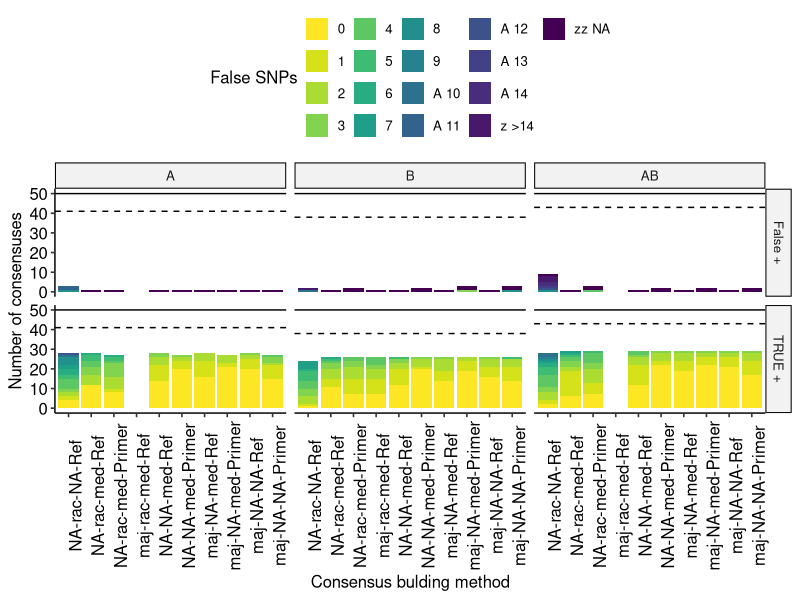
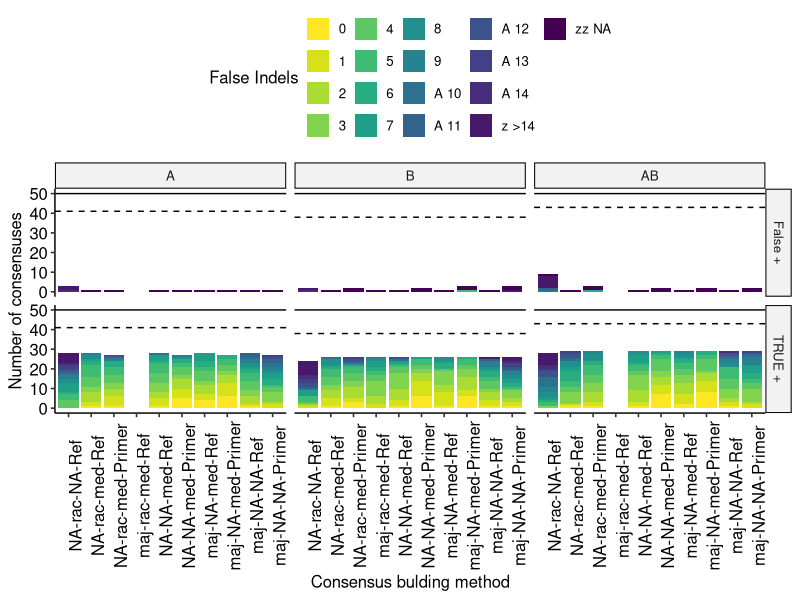
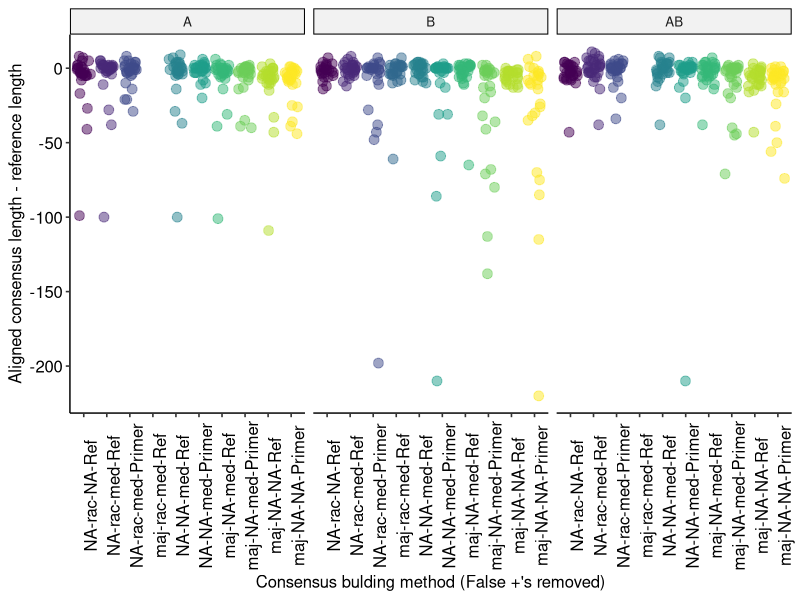
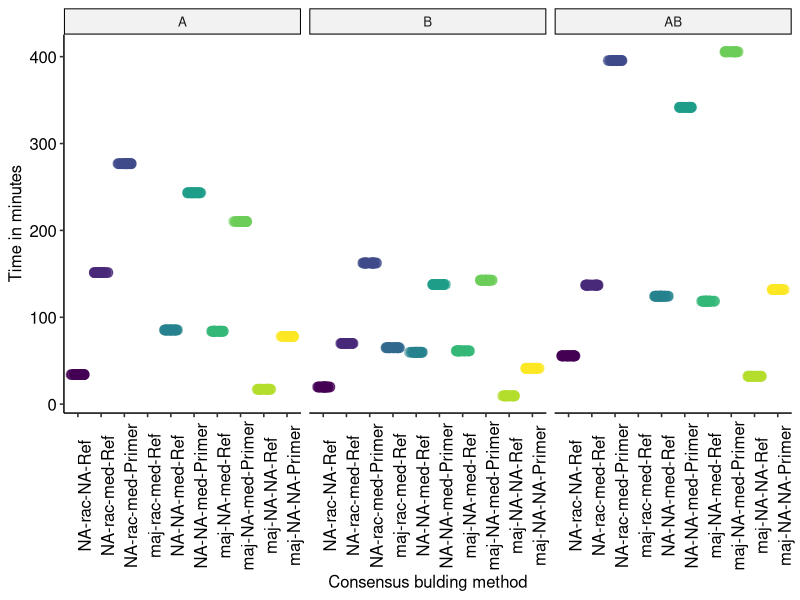
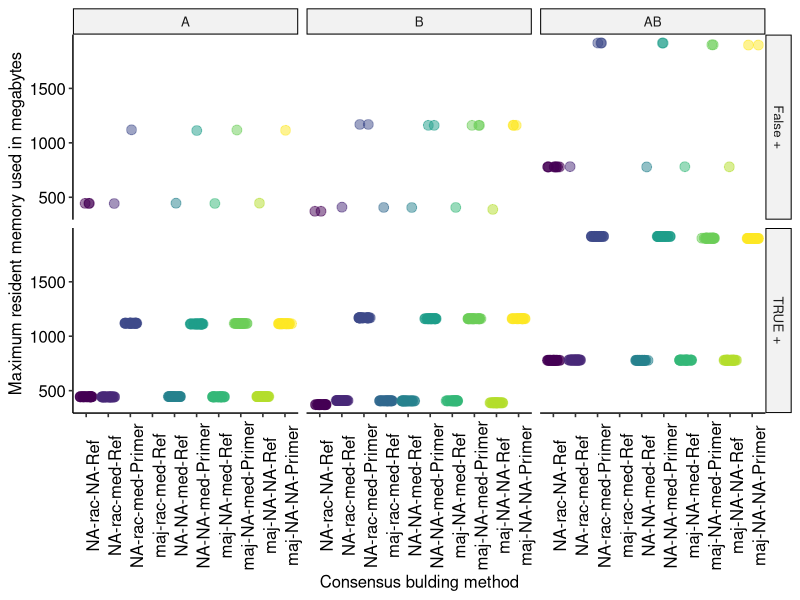
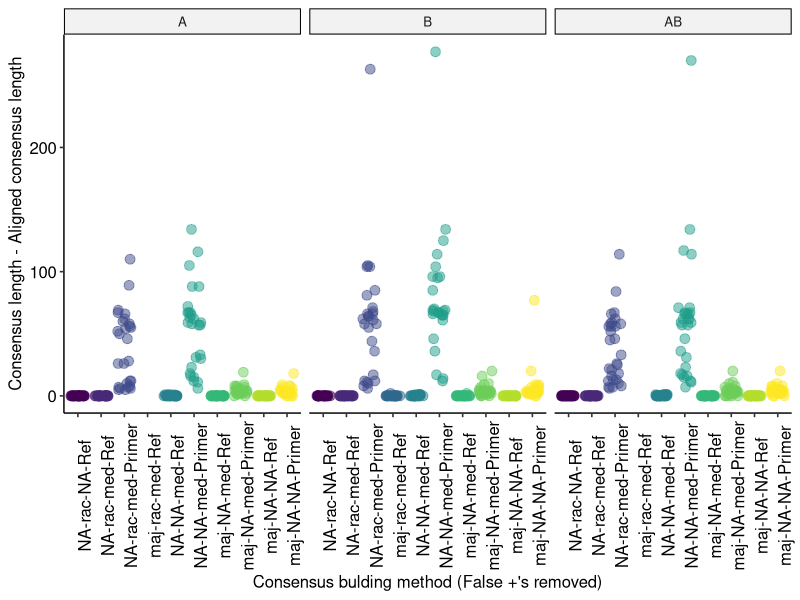
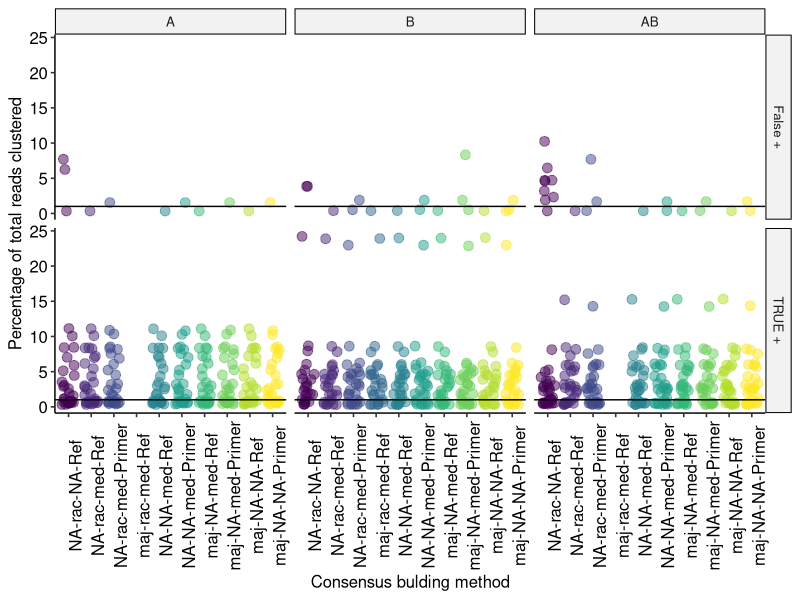

These figures' R source, in order:
library("ggplot2")
library("data.table")
library("ggpubr")
library("viridis")
# uses tidyr::replace_na

#*******************************************************************************
# Sec-0 Sub-1:
#  Output: till: Saves output graph as a tiff
#*******************************************************************************
saveGraph = function(
  nameStr           # name of graph to save
) # Use: saves a graph using ggsave function
{ # saveGraph
    ggsave(paste(nameStr, ".svg", sep = ""), 
           device = "svg", # save as tiff file
           dpi = 300,
    ); # ggsave (save the graph)
} # saveGraph


#>>>>>>>>>>>>>>>>>>>>>>>>>>>>>>>>>>>>>>>>>>>>>>>>>>>>>>>>>>>>>>>>>>>>>>>
# Sec-1: Variable declerations
#<<<<<<<<<<<<<<<<<<<<<<<<<<<<<<<<<<<<<<<<<<<<<<<<<<<<<<<<<<<<<<<<<<<<<<<

# Read in my data
statsDT =
    setDT(         # data frames are a bit easier to manipulate
        read.csv(
            "ASHURE-full-20230314-trim--duplicate-marked.tsv",
            sep = "\t",
            header = TRUE
));
graphDT = NULL; # for graphing

# variables to hold each graph
graphPerc = NULL;
graphSnp = NULL;
graphIndel = NULL;
graphDiff = NULL;
graphTime = NULL;
graphRam = NULL;

#>>>>>>>>>>>>>>>>>>>>>>>>>>>>>>>>>>>>>>>>>>>>>>>>>>>>>>>>>>>>>>>>>>>>>>>
# Sec-2: Set up names
#<<<<<<<<<<<<<<<<<<<<<<<<<<<<<<<<<<<<<<<<<<<<<<<<<<<<<<<<<<<<<<<<<<<<<<<

# Replace unkown aligned/reference lengths with 0
statsDT$AlignedReadLength =
    tidyr::replace_na(data = statsDT$AlignedReadLength, 0);

statsDT$referenceLength =
    tidyr::replace_na(data = statsDT$referenceLength, 0);

statsDT$readLength = tidyr::replace_na(data = statsDT$readLength, -1);

# Reduce the name of medakas model (high & fast combined with version)
statsDT$model = gsub("r941_min_", "", statsDT$MedakaModel);
statsDT$model = gsub("_g", "-", statsDT$model);

# Get the file used (A, B, AB)
statsDT$dataset = gsub(".*--", "", statsDT$fqFile);
statsDT$dataset = gsub(".fastq", "", statsDT$dataset);

# Get if primer triming was done
statsDT$primers = gsub(".*primers.fasta", "Primer", statsDT$primers);
statsDT$primers = gsub(".*Ref", "Ref", statsDT$primers);

# Set up the consensus building names
statsDT$test =
    sapply(
        statsDT$MajorityConsensus,
        FUN = (function(x) ifelse(x == TRUE, "maj", "NA"))
); # Detect if the majority consensus was used

statsDT$test =
    paste(
       statsDT$test, 
       sapply(
           statsDT$RaconUsed,
           FUN = (function(x) ifelse(x == TRUE, "rac", "NA"))
       ), # Add the racon name
       sep = "-"
); # Detect if racon was used

# Recored the consensus buildig method used with medaka
statsDT$noMedCol = statsDT$test;

statsDT$test =
    paste(
       statsDT$test, 
       sapply(
           statsDT$MedakaUsed,
           FUN = (function(x) ifelse(x == TRUE, "med", "NA"))
       ), # Add the racon name
       sep = "-"
); # Detect if racon was used

statsDT$test = paste(statsDT$test, statsDT$primer, sep = "-");
# Set up the name for each test
#statsDT$test = paste(statsDT$test, statsDT$model, sep = "-");
statsDT$percID =
    100 * (1 - ((statsDT$SNPs + statsDT$Insertions + statsDT$Deletions)
                 / statsDT$AlignedReadLength
               )
);

statsDT$qScore = 10 * log10(statsDT$percID);

#>>>>>>>>>>>>>>>>>>>>>>>>>>>>>>>>>>>>>>>>>>>>>>>>>>>>>>>>>>>>>>>>>>>>>>>
# Sec-4: Graph SNPs
#<<<<<<<<<<<<<<<<<<<<<<<<<<<<<<<<<<<<<<<<<<<<<<<<<<<<<<<<<<<<<<<<<<<<<<<

graphDT = statsDT;

# make duplicate colum more easy to understand
graphDT$Duplicate = gsub("TRUE", "False +", graphDT$Duplicate);
graphDT$Duplicate = gsub("FALSE", "TRUE +", graphDT$Duplicate);

graphDT$test =
    factor(
        graphDT$test,
        levels = 
            c(
                "NA-rac-NA-Ref",
                "NA-rac-NA-Primer",
                "maj-rac-NA-Ref",
                "maj-rac-NA-Primer",
                "NA-rac-med-Ref",
                "NA-rac-med-Primer",
                "maj-rac-med-Ref",
                "maj-rac-med-Primer",
                "NA-NA-med-Ref",
                "NA-NA-med-Primer",
                "maj-NA-med-Ref",
                "maj-NA-med-Primer",
                "maj-NA-NA-Ref",
                "maj-NA-NA-Primer"
        ) # catagories
);

graphDT$dataset = factor(graphDT$dataset, levels = c("A", "B", "AB"));


graphDT$charSNP =
    sapply(
        graphDT$SNPs,
        FUN = function(x)  # make sure strings are sorted numericly
            ifelse(is.na(x), "zz NA",
            ifelse(x > 14, "z >14",
            ifelse(x > 9, paste("A", x), as.character(x))))
); # keep mismatches beneath 4, that way it is easier to compare

graphSnp = 
    ggplot(
        data = graphDT,
        aes(
            x = test, # consensus building method
            fill = charSNP
        ) # make the graph
);

graphSnp = 
   graphSnp +
   stat_count(position = position_stack(reverse = TRUE)) +
   facet_grid(
       cols = vars(dataset),
       rows = vars(Duplicate)
   ) +
   scale_fill_viridis(
       discrete = TRUE,
       direction = -1,
       option = "D",
       name = "False SNPs"
   ) + 
   geom_hline(aes(yintercept = DectableReferences), linetype="dashed") +
   geom_hline(aes(yintercept = TotalReferences)) +
   xlab("Consensus bulding method") +
   ylab("Number of consensuses") +
   theme_pubr() +
   theme(axis.text.x = element_text(angle = 90));

saveGraph("ASHURE-bench--snps");

#>>>>>>>>>>>>>>>>>>>>>>>>>>>>>>>>>>>>>>>>>>>>>>>>>>>>>>>>>>>>>>>>>>>>>>>
# Sec-5: Graph indels
#<<<<<<<<<<<<<<<<<<<<<<<<<<<<<<<<<<<<<<<<<<<<<<<<<<<<<<<<<<<<<<<<<<<<<<<

graphDT$charIndel =
    sapply(
        graphDT$Insertions + graphDT$Deletions,
        FUN = function(x)  # make sure strings are sorted numericly
            ifelse(is.na(x), "zz NA",
            ifelse(x > 14, "z >14",
            ifelse(x > 9, paste("A", x), as.character(x))))
); # keep mismatches beneath 4, that way it is easier to compare

graphIndel = 
    ggplot(
        data = graphDT,
        aes(
            x = test, # consensus building method
            fill = charIndel
        ) # make the graph
);

graphIndel = 
   graphIndel +
   stat_count(position = position_stack(reverse = TRUE)) +
   facet_grid(
       cols = vars(dataset),
       rows = vars(Duplicate)
   ) +
   scale_fill_viridis(
       discrete = TRUE,
       direction = -1,
       option = "D",
       name = "False Indels"
   ) + 
   geom_hline(aes(yintercept = DectableReferences), linetype="dashed") +
   geom_hline(aes(yintercept = TotalReferences)) +
   xlab("Consensus bulding method") +
   ylab("Number of consensuses") +
   theme_pubr() +
   theme(axis.text.x = element_text(angle = 90));

saveGraph("ASHURE-bench--indels");

#>>>>>>>>>>>>>>>>>>>>>>>>>>>>>>>>>>>>>>>>>>>>>>>>>>>>>>>>>>>>>>>>>>>>>>>
# Sec-6: Graph length diff
#<<<<<<<<<<<<<<<<<<<<<<<<<<<<<<<<<<<<<<<<<<<<<<<<<<<<<<<<<<<<<<<<<<<<<<<

graphDT$lenDiffI = graphDT$AlignedReadLength - graphDT$referenceLength;

graphDiff =
    ggplot(
        data = graphDT[graphDT$Duplicate != "False +",],
        #data = graphDT,
        aes(
            x = test,
            y = lenDiffI,
            col = test
        )
);

graphDiff =
    graphDiff +
    geom_point(
        size = 3,
        alpha = 0.5,
        position = position_jitter(height = 0, width = 0.3)
    ) +
   facet_grid(
       cols = vars(dataset),
       #rows = vars(Duplicate)
   ) +
   scale_color_viridis(
        discrete = TRUE,
        option = "D",    # Default pallete
        name = "False positive"
    ) +
   xlab("Consensus bulding method (False +'s removed)") +
   ylab("Aligned consensus length - reference length") +
   theme_pubr() +
   theme(
       axis.text.x = element_text(angle = 90), # rotate x-axis labels
       legend.position = "none"                # remove the legend
   );

saveGraph("ASHURE-bench--lenDiff");

#>>>>>>>>>>>>>>>>>>>>>>>>>>>>>>>>>>>>>>>>>>>>>>>>>>>>>>>>>>>>>>>>>>>>>>>
# Sec-7: Graph time
#<<<<<<<<<<<<<<<<<<<<<<<<<<<<<<<<<<<<<<<<<<<<<<<<<<<<<<<<<<<<<<<<<<<<<<<

graphDT$elapsedTime = graphDT$elapsedTime / 60; # convert seconds to min

graphTime =
    ggplot(
        data = graphDT,
        aes(
            x = test,
            y = elapsedTime,
            col = test
        )
);

graphTime =
    graphTime +
    geom_point(
        size = 3,
        alpha = 0.5,
        position = position_jitter(height = 0, width = 0.3)
    ) +
   facet_grid(
       cols = vars(dataset)#,
       #rows = vars(Duplicate)
   ) +
   scale_color_viridis(
        discrete = TRUE,
        option = "D",    # Default pallete
        name = "Pipeline"
    ) +
   xlab("Consensus bulding method") +
   ylab("Time in minutes") +
   theme_pubr() +
   theme(
       axis.text.x = element_text(angle = 90), # rotate x-axis labels
       legend.position = "none"                # remove the legend
   );

saveGraph("ASHURE-bench--time");

#>>>>>>>>>>>>>>>>>>>>>>>>>>>>>>>>>>>>>>>>>>>>>>>>>>>>>>>>>>>>>>>>>>>>>>>
# Sec-8: Graph memory
#<<<<<<<<<<<<<<<<<<<<<<<<<<<<<<<<<<<<<<<<<<<<<<<<<<<<<<<<<<<<<<<<<<<<<<<

# Conver memory usage to megabytes (in kilabytes)
graphDT$maxResidentMemory = graphDT$maxResidentMemory / 1000;

graphMem =
    ggplot(
        data = graphDT,
        aes(
            x = test,
            y = maxResidentMemory,
            col = test
        )
);

graphMem =
    graphMem +
    geom_point(
        size = 3,
        alpha = 0.5,
        position = position_jitter(height = 0, width = 0.3)
    ) +
   facet_grid(
       cols = vars(dataset),
       rows = vars(Duplicate)
   ) +
   scale_color_viridis(
        discrete = TRUE,
        option = "D",    # Default pallete
        name = "Pipeline"
    ) +
   xlab("Consensus bulding method") +
   ylab("Maximum resident memory used in megabytes") +
   theme_pubr() +
   theme(
       axis.text.x = element_text(angle = 90), # rotate x-axis labels
       legend.position = "none"                # remove the legend
   );

saveGraph("ASHURE-bench--mem");

#>>>>>>>>>>>>>>>>>>>>>>>>>>>>>>>>>>>>>>>>>>>>>>>>>>>>>>>>>>>>>>>>>>>>>>>
# Sec-9: Graph extra length
#<<<<<<<<<<<<<<<<<<<<<<<<<<<<<<<<<<<<<<<<<<<<<<<<<<<<<<<<<<<<<<<<<<<<<<<

graphDT$lenAlnDiffI = graphDT$readLength - graphDT$AlignedReadLength;

graphExtraLen =
    ggplot(
        data = graphDT[graphDT$Duplicate != "False +",],
        #data = graphDT,
        aes(
            x = test,
            y = lenAlnDiffI,
            col = test
        )
);

graphExtraLen =
    graphExtraLen +
    geom_point(
        size = 3,
        alpha = 0.5,
        position = position_jitter(height = 0, width = 0.3)
    ) +
   facet_grid(
       cols = vars(dataset),
       #rows = vars(Duplicate),
       scale = "free_y"
   ) +
   scale_color_viridis(
        discrete = TRUE,
        option = "D",    # Default pallete
        name = "False positive"
    ) +
   xlab("Consensus bulding method (False +'s removed)") +
   ylab("Consensus length - Aligned consensus length") +
   theme_pubr() +
   theme(
       axis.text.x = element_text(angle = 90), # rotate x-axis labels
       legend.position = "none"                # remove the legend
   );

saveGraph("ASHURE-bench--extraConLen");

#>>>>>>>>>>>>>>>>>>>>>>>>>>>>>>>>>>>>>>>>>>>>>>>>>>>>>>>>>>>>>>>>>>>>>>>
# Sec-10: Graph % reads per cluster
#<<<<<<<<<<<<<<<<<<<<<<<<<<<<<<<<<<<<<<<<<<<<<<<<<<<<<<<<<<<<<<<<<<<<<<<

graphDT[
    ,
    totalReads:=sum(ReadsInCluster),
    by = c("fqFile", "MajorityConsensus", "RaconUsed", "MedakaUsed")
];
graphPercReads =
    ggplot(
        data = graphDT,
        aes(
            x = test,
            y = 100 * (ReadsInCluster / totalReads),
            col = test
        )
);

graphPercReads =
    graphPercReads +
    geom_point(
        size = 3,
        alpha = 0.5,
        position = position_jitter(height = 0, width = 0.3)
    ) +
   geom_hline(aes(yintercept = 1)) + # mark 1% line
   facet_grid(
       cols = vars(dataset),
       rows = vars(Duplicate)
   ) +
   scale_color_viridis(
        discrete = TRUE,
        option = "D",    # Default pallete
        name = "False positive"
    ) +
   xlab("Consensus bulding method") +
   ylab("Percentage of total reads clustered") +
   theme_pubr() +
   theme(
       axis.text.x = element_text(angle = 90), # rotate x-axis labels
       legend.position = "none"                # remove the legend
   );

saveGraph("ASHURE-bench--percReads");


# dataset          
# referenceLength
# readLength
# alignedReadLength
# SNPs
# Insertions
# Deletions
# ReadsInCluster
# DetectedReferences
# DetectableReferences
# TotalReferences
# elapsedTime
# maxResidentMemory
